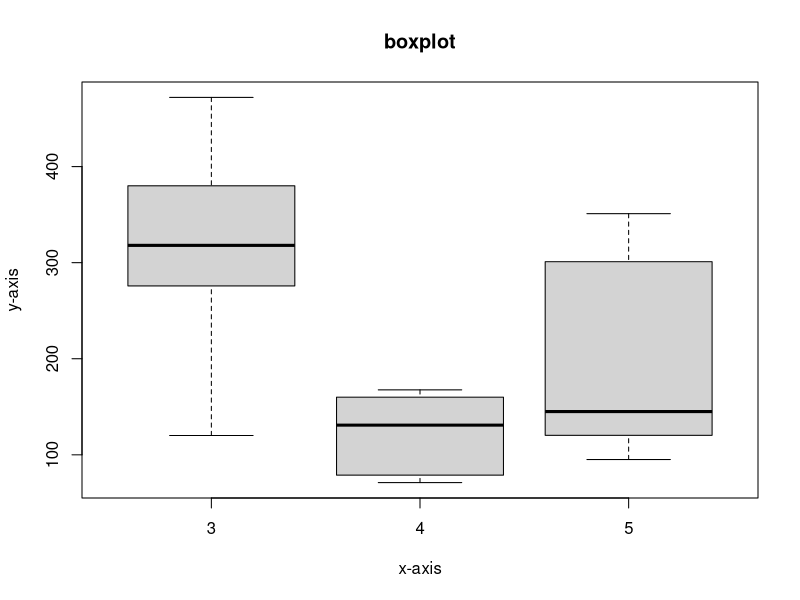

The R script that drew this image:
install.packages('dplyr')
library(dplyr)

colnames(mtcars)

boxplot(mtcars$disp ~ factor(mtcars$gear) , xlab = "x-axis",ylab = 'y-axis',main='boxplot')

mtcars_aov=aov(mtcars$disp~factor(mtcars$gear))
summary(mtcars_aov)

mtcars_aov2=aov(mtcars$disp~factor(mtcars$gear)* factor(mtcars$am))
summary(mtcars_aov2)
